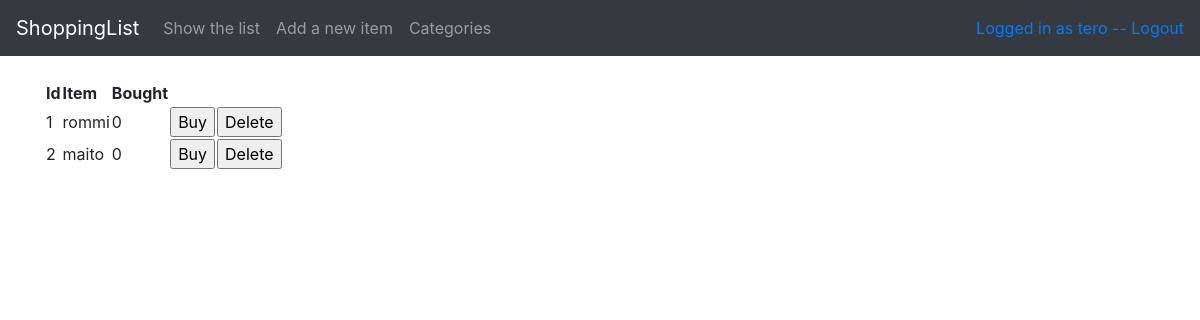
Page /items (signed in) on the committed database.
### application/auth/models.py (models this page shows, shortened)
class User(db.Model):
    __tablename__ = "account"
    id = db.Column(db.Integer, primary_key=True)
    username = db.Column(db.String(144), nullable=False)
    password = db.Column(db.String(144), nullable=False)
    items = db.relationship("Item", backref='account', lazy=True)
    categories = db.relationship("Category", backref='account', lazy=True)

### application/items/models.py (models this page shows, shortened)
class Item(db.Model):
    id = db.Column(db.Integer, primary_key=True)
    name = db.Column(db.String(144), nullable=False)
    bought = db.Column(db.Boolean, nullable=False)
    category_id = db.Column(db.Integer, db.ForeignKey('category.id'), nullable=False)
    account_id = db.Column(db.Integer, db.ForeignKey('account.id'), nullable=False)
    @staticmethod
    def list_items_of_user(account=0):
        stmt = text("SELECT Item.id, Item.name, Item.bought FROM Item"
                    " JOIN Account ON Item.account_id = Account.id"
                    " WHERE (Item.account_id = :account)"
                    " GROUP BY Item.id").params(account=account)
        res = db.engine.execute(stmt)
        response = []
        for row in res:
            response.append({"id":row[0], "name":row[1], "bought":row[2]})
        return response

### application/items/views.py (the view)
@app.route("/items", methods=["GET","POST"])
def items_index():
    return render_template("items/list.html", items=Item.list_items_of_user(current_user.id))

### application/__init__.py (called while the page is built)
@login_manager.user_loader
def load_user(user_id):
    return User.query.get(user_id)

### application/templates/items/list.html
{% extends "layout.html" %}
{% block body %}
  <table>
    <tr>
      <th>Id</th>
      <th>Item</th>
      <th>Bought</th>
    </tr>
    {% for item in items %}
    <tr>
      <td>{{ item.id }}</td>
      <td>{{ item.name }}</td>
      <td>{{ item.bought }}</td>
      <td>
		<form method="POST" action="{{ url_for('items_set_bought', item_id=item.id) }}">
	  		<input type="submit" value="Buy"/>
		</form>
	</td>
	<td>
    	<form method="POST" action="{{ url_for('items_remove', item_id=item.id) }}">
    		<input type="submit" value="Delete"/>
    	</form>
      </td>
    </tr>
    {% endfor %}
  </table>
{% endblock %}

### application/templates/layout.html (shortened to what this page needs)
<!DOCTYPE html>
<html>
  <head>
    <link rel="stylesheet" href="https://maxcdn.bootstrapcdn.com/bootstrap/4.0.0/css/bootstrap.min.css">
  </head>
  <body>
    <nav class="navbar navbar-expand-md navbar-dark bg-dark mb-4">
	<a class="navbar-brand" href="#">ShoppingList</a>
	<div class="collapse navbar-collapse" id="navbarCollapse">
          <ul class="navbar-nav mr-auto">
            <li class="nav-item">
            	<a class="nav-link" href="{{url_for('items_index')}}">Show the list</a>
            </li>
            <li class="nav-item">
            	<a class="nav-link" href="{{url_for('items_form')}}">Add a new item</a>
            </li>
            <li class="nav-item">
            	<a class="nav-link" href="{{url_for('categories_index')}}">Categories</a>
            </li>
          </ul>
  <div class="form-inline mt-2 mt-md-0">
  	{%if current_user.is_authenticated %}
	<a href="{{ url_for('auth_logout') }}"> Logged in as {{ current_user.username }} -- Logout</a>
	{% else %}
	<li><a href="{{ url_for('auth_login') }}">Login</a></li>
	<li><a href="{{ url_for('auth_create') }}">Sign up</a></li>
  {% endif %}
  </div>
  </div>
  </nav>
	<main role="main" class="container">
    	{% block body %}{% endblock %}
	</main>
  </body>
</html>

### rows in the picture
User: username "tero"
Item: id "1", name "rommi", bought "0"
Item: id "2", name "maito", bought "0"
